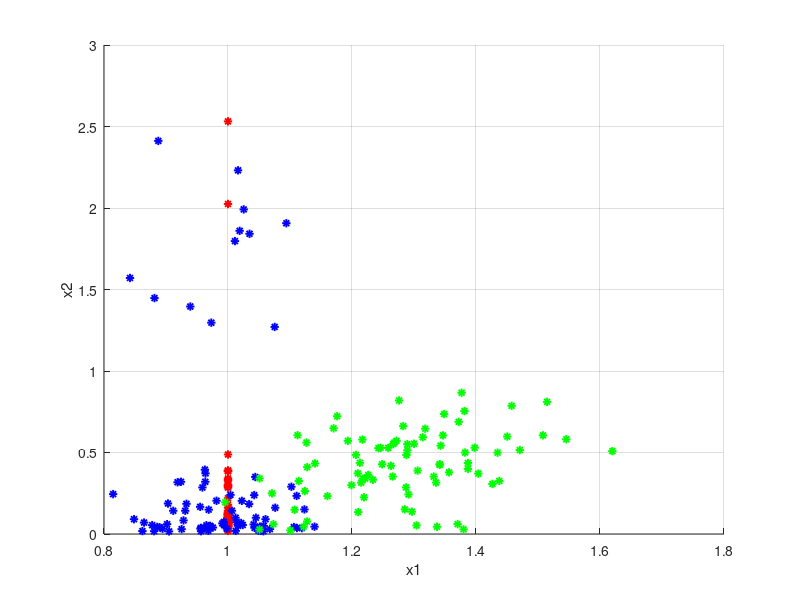
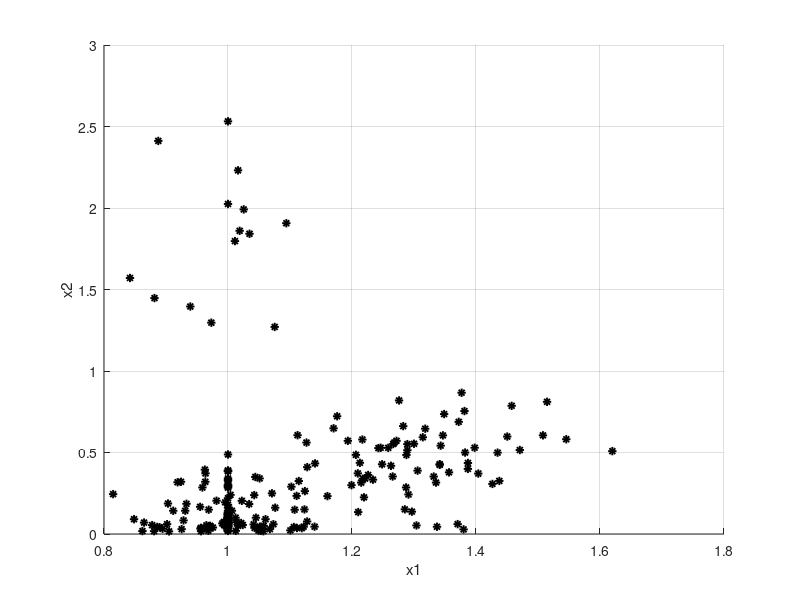
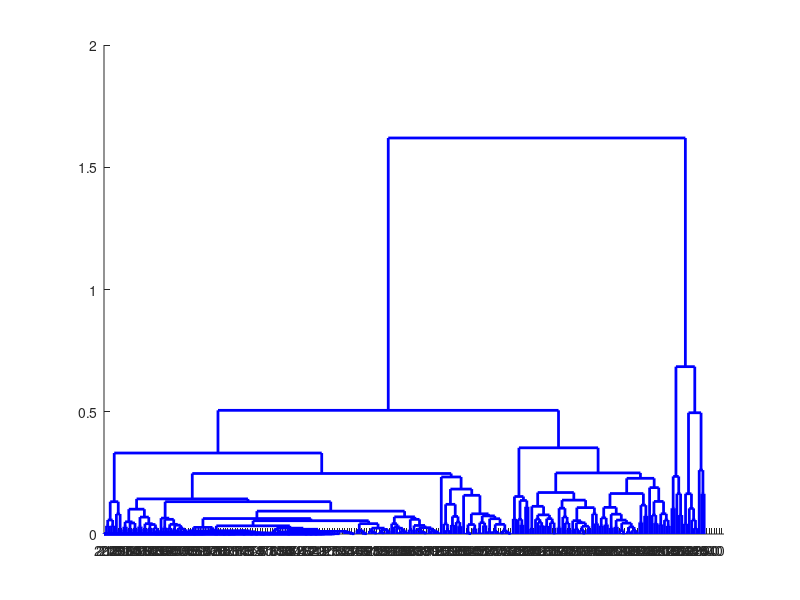

Recreate these plots in MATLAB, in order. (Note: this script raises an error after producing the figures.)
% This script demonstrates the hierarchical clustering algorithm on a set of
% given data points. 

%Initialize workspace.
clc
clear all

% Load data
X1 = csvread('features_1.csv');
X2 = csvread('features_2.csv');
X3 = csvread('features_3.csv');

% Store both sets of points in a single matrix.
X = [X1;X2;X3];

% Plot the labeded data points
figure('Name','Labeled Data Popints')
hold on
plot(X1(:,1),X1(:,2),'*r','LineWidth',1.4);
plot(X2(:,1),X2(:,2),'*b','LineWidth',1.4);
plot(X3(:,1),X3(:,2),'*g','LineWidth',1.4);
xlabel('x1');
ylabel('x2');
grid on
hold off

%Plot the unlabaled data points.
figure('Name','Unlabeled Data Popints')
hold on
plot(X(:,1),X(:,2),'*k','LineWidth',1.4);
xlabel('x1');
ylabel('x2');
grid on
hold off

% Create the hierarchical clustering dendrogram.
Y = pdist(X,'euclidean');
Z = linkage(Y,'average');
figure('Name','Hierarchical Dendrogram')
[H,T] = dendrogram(Z,0,'colorthreshold','default');
set(H,'LineWidth',2)

% Cluster data in three clusters.
T = clusterdata(X,'linkage','average',3);
figure('Name','Identified Clusters')
scatter(X(:,1),X(:,2),20,T,'filled')
grid on
